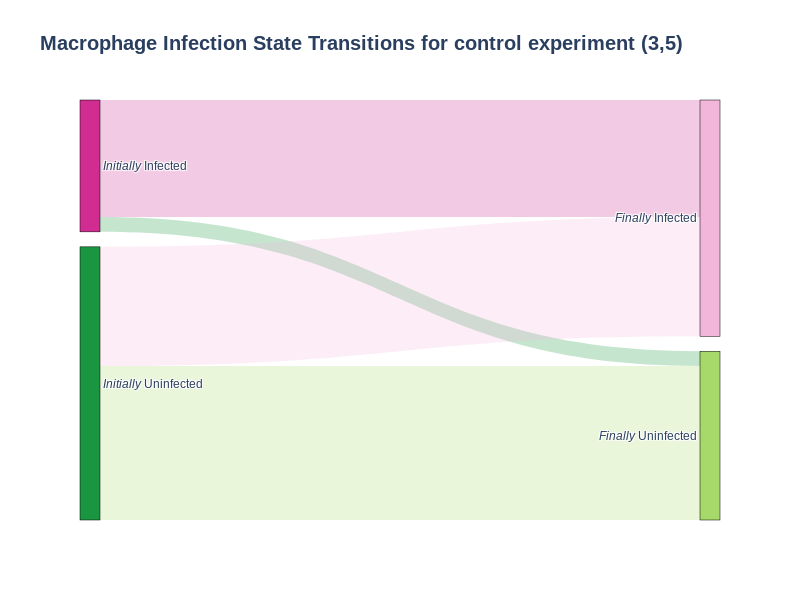

The code cell stored with this chart in its notebook:
### Code cell
# Define source, target, and value for Sankey diagram
source = [0, 0, 1, 1]  # 0: Initially Infected, 1: Initially Uninfected
target = [2, 3, 2, 3]  # 2: Finally Infected, 3: Finally Uninfected
value = [
    N_stayed_infected,     # Initially Infected -> Finally Infected
    N_got_uninfected,      # Initially Infected -> Finally Uninfected
    N_got_infected,        # Initially Uninfected -> Finally Infected
    N_stayed_uninfected    # Initially Uninfected -> Finally Uninfected
]
# Assuming colours.expanded_piyg is a list of hex colors
link_colors = [f'rgba({int(color[1:3], 16)}, {int(color[3:5], 16)}, {int(color[5:7], 16)}, 0.25)' for color in [colours.expanded_piyg[i] for i in [-1, 0, -2, 1]]]

# Define labels for nodes
labels = ["<i>Initially</i> Infected", "<i>Initially</i> Uninfected", "<i>Finally</i> Infected", "<i>Finally</i> Uninfected"]
node_colors =  [colours.expanded_piyg[i] for i in [-1,0, -2, 1]] #['blue', 'green', 'red', 'yellow']  # Example node colors

# Create the Sankey diagram
fig = go.Figure(data=[go.Sankey(
    node=dict(
        pad=15,
        thickness=20,
        line=dict(color="black", width=0.5),
        label=labels,        
        color=node_colors  # Set node colors

    ),
    link=dict(
        source=source,
        target=target,
        value=value, 
        color=link_colors
    ))])

fig.update_layout(
    title_text="Macrophage Infection State Transitions for control experiment (3,5)",
    # font_size=12,
    width=800,  # Set the width of the figure
    height=600,  # Set the height of the figure
    font_family="Liberation Sans", 
    title=dict(text="<b>Macrophage Infection State Transitions for control experiment (3,5)<b>", font=dict(size=20),)
)

fig.write_html("WIP-sankey-diagram.html")
fig.show()

### Figure 1 — Plotly figure (JSON) as saved in the notebook; plotly's stock layout.template omitted (floating-point values rounded to 4 significant figures)
{"data": [{"link": {"color": ["rgba(208, 44, 145, 0.25)", "rgba(26, 150, 65, 0.25)", "rgba(241, 182, 218, 0.25)", "rgba(166, 217, 106, 0.25)"], "source": [0, 0, 1, 1], "target": [2, 3, 2, 3], "value": [111, 14, 113, 146]}, "node": {"color": ["#d02c91", "#1a9641", "#f1b6da", "#a6d96a"], "label": ["<i>Initially</i> Infected", "<i>Initially</i> Uninfected", "<i>Finally</i> Infected", "<i>Finally</i> Uninfected"], "line": {"color": "black", "width": 0.5}, "pad": 15, "thickness": 20}, "type": "sankey"}], "layout": {"font": {"family": "Liberation Sans"}, "height": 600, "title": {"font": {"size": 20}, "text": "<b>Macrophage Infection State Transitions for control experiment (3,5)<b>"}, "width": 800}}
